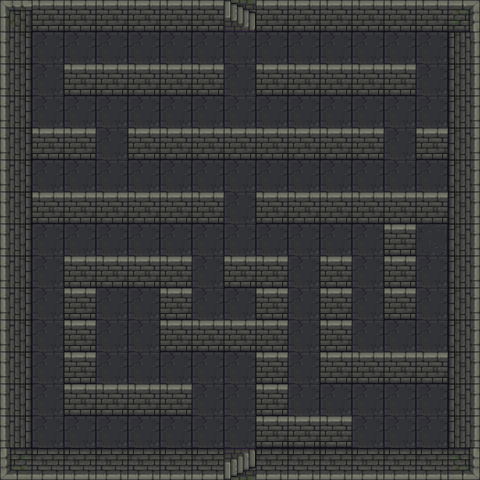

Tiled map render using the project's own tile images. Description and the whole map definition, tile-layer contents included, below:
An orthogonal 15x15 tile map with 32x32 px tiles, 1 tile layer (Terreno) and 15 objects (5x Encounter, 4x Chest, 2x Trap, Jugador, Stairs, ...).

<map version="1.10" tiledversion="1.12.2" orientation="orthogonal" renderorder="right-down" width="15" height="15" tilewidth="32" tileheight="32" infinite="0" nextlayerid="3" nextobjectid="22">
 <editorsettings>
  <export target="../public/assets/maps/nivel1.json" format="json" />
 </editorsettings>
 <tileset firstgid="1" source="dungeon_tiles.tsx" />
 <layer id="1" name="Terreno" width="15" height="15">
  <data encoding="csv">
1610612740,3,3,3,3,3,3,25,3,3,3,3,3,3,4,
1610612739,17,17,17,17,17,17,17,17,17,17,17,17,17,3758096387,
1610612739,17,3,3,3,3,3,17,3,3,3,3,3,17,3758096387,
1610612739,17,17,17,17,17,17,17,17,17,17,17,17,17,3758096387,
1610612739,3,3,17,3,3,3,3,3,3,3,3,17,3,3758096387,
1610612739,17,17,17,17,17,17,17,17,17,17,17,17,17,3758096387,
1610612739,3,3,3,3,3,3,17,3,3,3,3,3,3,3758096387,
1610612739,17,17,17,17,17,17,17,17,17,17,17,3,19,3758096387,
1610612739,17,3,3,3,3,17,3,3,17,3,17,3,17,3758096387,
1610612739,17,3,17,17,3,17,17,3,17,3,17,3,17,3758096387,
1610612739,17,3,17,17,3,3,3,3,17,3,17,17,17,3758096387,
1610612739,17,3,17,17,17,17,17,3,17,3,3,3,3,3758096387,
1610612739,17,3,3,3,3,17,17,3,17,17,17,17,17,3758096387,
1610612739,17,17,17,17,17,17,17,3,3,3,17,17,17,3758096387,
3221225476,3221225475,3221225475,3221225475,3221225475,3221225475,3221225475,1073741849,3221225475,3221225475,3221225475,3221225475,3221225475,3221225475,1073741828
</data>
 </layer>
 <objectgroup id="2" name="Encuentros y cosas">
  <object id="1" name="Goblin Explorador" type="Encounter" x="160.269" y="97.402" width="31.148" height="29.508">
   <properties>
    <property name="enemy" value="goblin" />
   </properties>
  </object>
  <object id="6" name="Goblin Explorador" type="Encounter" x="159.191" y="416.625" width="31.148" height="29.508">
   <properties>
    <property name="enemy" value="goblin" />
   </properties>
  </object>
  <object id="8" name="Mago Novato del Gremio" type="Encounter" x="320.579" y="386.096" width="31.148" height="29.508">
   <properties>
    <property name="enemy" value="mago_novato" />
   </properties>
  </object>
  <object id="5" name="Trasgo Archivero" type="Encounter" x="288.298" y="226.226" width="31.148" height="29.508">
   <properties>
    <property name="enemy" value="trasgo" />
   </properties>
  </object>
  <object id="4" name="Jefe Goblin Alfa" type="Encounter" x="416.09" y="258.069" width="31.148" height="29.508">
   <properties>
    <property name="enemy" value="goblin_alpha" />
   </properties>
  </object>
  <object id="9" name="Jugador" type="Jugador" x="224.775" y="0.520679" width="30.968" height="31.4035" />
  <object id="10" name="Escaleras Salida" type="Stairs" x="224.982" y="449.44" width="31.843" height="29.6087" />
  <object id="20" name="Puerta Salida" type="Door" x="224.123" y="418.92" width="31.843" height="29.6087" />
  <object id="12" name="LLave" type="ItemKey" x="416.971" y="225.25" width="29.6608" height="29.231" />
  <object id="13" name="Trampa" type="Trap" x="224.391" y="193.87" width="29.6608" height="29.231" />
  <object id="14" name="Trampa" type="Trap" x="385.161" y="130.25" width="29.6608" height="29.231" />
  <object id="15" name="Cofre" type="Chest" x="384.731" y="100.589" width="29.6608" height="29.231" />
  <object id="21" name="Cofre" type="Chest" x="32.7757" y="227.405" width="29.6608" height="29.231" />
  <object id="16" name="Cofre" type="Chest" x="127.671" y="291.02" width="29.6608" height="29.231" />
  <object id="17" name="Cofre" type="Chest" x="416.971" y="387.31" width="29.6608" height="29.231" />
 </objectgroup>
</map>
